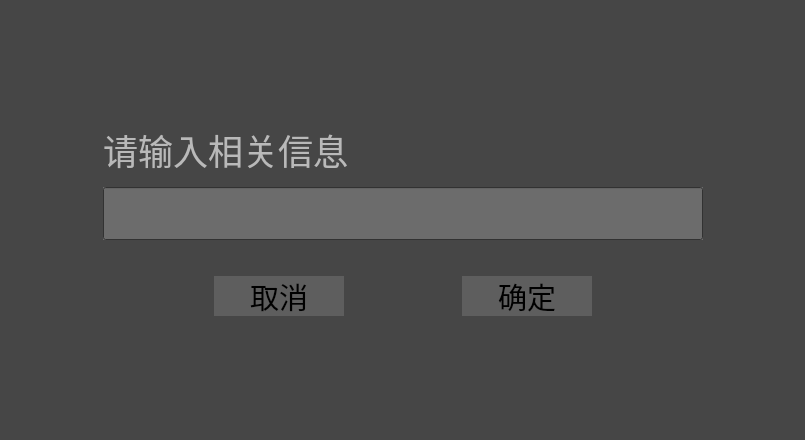
<?xml version="1.0" encoding="UTF-8"?>
<ui version="4.0">
 <class>InputDialog</class>
 <widget class="QDialog" name="InputDialog">
  <property name="geometry">
   <rect>
    <x>0</x>
    <y>0</y>
    <width>805</width>
    <height>440</height>
   </rect>
  </property>
  <property name="palette">
   <palette>
    <active>
     <colorrole role="Base">
      <brush brushstyle="SolidPattern">
       <color alpha="255">
        <red>255</red>
        <green>255</green>
        <blue>255</blue>
       </color>
      </brush>
     </colorrole>
     <colorrole role="Window">
      <brush brushstyle="SolidPattern">
       <color alpha="255">
        <red>70</red>
        <green>70</green>
        <blue>70</blue>
       </color>
      </brush>
     </colorrole>
    </active>
    <inactive>
     <colorrole role="Base">
      <brush brushstyle="SolidPattern">
       <color alpha="255">
        <red>255</red>
        <green>255</green>
        <blue>255</blue>
       </color>
      </brush>
     </colorrole>
     <colorrole role="Window">
      <brush brushstyle="SolidPattern">
       <color alpha="255">
        <red>70</red>
        <green>70</green>
        <blue>70</blue>
       </color>
      </brush>
     </colorrole>
    </inactive>
    <disabled>
     <colorrole role="Base">
      <brush brushstyle="SolidPattern">
       <color alpha="255">
        <red>70</red>
        <green>70</green>
        <blue>70</blue>
       </color>
      </brush>
     </colorrole>
     <colorrole role="Window">
      <brush brushstyle="SolidPattern">
       <color alpha="255">
        <red>70</red>
        <green>70</green>
        <blue>70</blue>
       </color>
      </brush>
     </colorrole>
    </disabled>
   </palette>
  </property>
  <property name="windowTitle">
   <string>InputDialog</string>
  </property>
  <layout class="QHBoxLayout" name="horizontalLayout_2">
   <item>
    <spacer name="horizontalSpacer_4">
     <property name="orientation">
      <enum>Qt::Horizontal</enum>
     </property>
     <property name="sizeHint" stdset="0">
      <size>
       <width>83</width>
       <height>20</height>
      </size>
     </property>
    </spacer>
   </item>
   <item>
    <layout class="QVBoxLayout" name="verticalLayout_2">
     <item>
      <spacer name="verticalSpacer">
       <property name="orientation">
        <enum>Qt::Vertical</enum>
       </property>
       <property name="sizeHint" stdset="0">
        <size>
         <width>20</width>
         <height>40</height>
        </size>
       </property>
      </spacer>
     </item>
     <item>
      <widget class="QLabel" name="Title">
       <property name="palette">
        <palette>
         <active>
          <colorrole role="WindowText">
           <brush brushstyle="SolidPattern">
            <color alpha="255">
             <red>185</red>
             <green>185</green>
             <blue>185</blue>
            </color>
           </brush>
          </colorrole>
          <colorrole role="Text">
           <brush brushstyle="SolidPattern">
            <color alpha="255">
             <red>204</red>
             <green>204</green>
             <blue>204</blue>
            </color>
           </brush>
          </colorrole>
         </active>
         <inactive>
          <colorrole role="WindowText">
           <brush brushstyle="SolidPattern">
            <color alpha="255">
             <red>185</red>
             <green>185</green>
             <blue>185</blue>
            </color>
           </brush>
          </colorrole>
          <colorrole role="Text">
           <brush brushstyle="SolidPattern">
            <color alpha="255">
             <red>204</red>
             <green>204</green>
             <blue>204</blue>
            </color>
           </brush>
          </colorrole>
         </inactive>
         <disabled>
          <colorrole role="WindowText">
           <brush brushstyle="SolidPattern">
            <color alpha="255">
             <red>120</red>
             <green>120</green>
             <blue>120</blue>
            </color>
           </brush>
          </colorrole>
          <colorrole role="Text">
           <brush brushstyle="SolidPattern">
            <color alpha="255">
             <red>120</red>
             <green>120</green>
             <blue>120</blue>
            </color>
           </brush>
          </colorrole>
         </disabled>
        </palette>
       </property>
       <property name="font">
        <font>
         <family>楷体</family>
         <pointsize>26</pointsize>
        </font>
       </property>
       <property name="text">
        <string>请输入相关信息</string>
       </property>
      </widget>
     </item>
     <item>
      <spacer name="verticalSpacer_4">
       <property name="orientation">
        <enum>Qt::Vertical</enum>
       </property>
       <property name="sizeType">
        <enum>QSizePolicy::Fixed</enum>
       </property>
       <property name="sizeHint" stdset="0">
        <size>
         <width>20</width>
         <height>5</height>
        </size>
       </property>
      </spacer>
     </item>
     <item>
      <layout class="QVBoxLayout" name="verticalLayout">
       <item>
        <widget class="QLineEdit" name="ContentLineEdit">
         <property name="minimumSize">
          <size>
           <width>600</width>
           <height>0</height>
          </size>
         </property>
         <property name="maximumSize">
          <size>
           <width>650</width>
           <height>16777215</height>
          </size>
         </property>
         <property name="palette">
          <palette>
           <active>
            <colorrole role="Base">
             <brush brushstyle="SolidPattern">
              <color alpha="255">
               <red>108</red>
               <green>108</green>
               <blue>108</blue>
              </color>
             </brush>
            </colorrole>
           </active>
           <inactive>
            <colorrole role="Base">
             <brush brushstyle="SolidPattern">
              <color alpha="255">
               <red>108</red>
               <green>108</green>
               <blue>108</blue>
              </color>
             </brush>
            </colorrole>
           </inactive>
           <disabled>
            <colorrole role="Base">
             <brush brushstyle="SolidPattern">
              <color alpha="255">
               <red>70</red>
               <green>70</green>
               <blue>70</blue>
              </color>
             </brush>
            </colorrole>
           </disabled>
          </palette>
         </property>
         <property name="font">
          <font>
           <family>楷体</family>
           <pointsize>24</pointsize>
          </font>
         </property>
         <property name="autoFillBackground">
          <bool>true</bool>
         </property>
         <property name="placeholderText">
          <string/>
         </property>
        </widget>
       </item>
       <item>
        <spacer name="verticalSpacer_3">
         <property name="orientation">
          <enum>Qt::Vertical</enum>
         </property>
         <property name="sizeType">
          <enum>QSizePolicy::Fixed</enum>
         </property>
         <property name="sizeHint" stdset="0">
          <size>
           <width>20</width>
           <height>30</height>
          </size>
         </property>
        </spacer>
       </item>
       <item>
        <layout class="QHBoxLayout" name="horizontalLayout">
         <item>
          <spacer name="horizontalSpacer_3">
           <property name="orientation">
            <enum>Qt::Horizontal</enum>
           </property>
           <property name="sizeHint" stdset="0">
            <size>
             <width>40</width>
             <height>20</height>
            </size>
           </property>
          </spacer>
         </item>
         <item>
          <widget class="QToolButton" name="Cancel">
           <property name="minimumSize">
            <size>
             <width>130</width>
             <height>40</height>
            </size>
           </property>
           <property name="maximumSize">
            <size>
             <width>130</width>
             <height>40</height>
            </size>
           </property>
           <property name="palette">
            <palette>
             <active>
              <colorrole role="Button">
               <brush brushstyle="SolidPattern">
                <color alpha="255">
                 <red>94</red>
                 <green>94</green>
                 <blue>94</blue>
                </color>
               </brush>
              </colorrole>
             </active>
             <inactive>
              <colorrole role="Button">
               <brush brushstyle="SolidPattern">
                <color alpha="255">
                 <red>94</red>
                 <green>94</green>
                 <blue>94</blue>
                </color>
               </brush>
              </colorrole>
             </inactive>
             <disabled>
              <colorrole role="Button">
               <brush brushstyle="SolidPattern">
                <color alpha="255">
                 <red>94</red>
                 <green>94</green>
                 <blue>94</blue>
                </color>
               </brush>
              </colorrole>
             </disabled>
            </palette>
           </property>
           <property name="font">
            <font>
             <family>楷体</family>
             <pointsize>22</pointsize>
            </font>
           </property>
           <property name="autoFillBackground">
            <bool>true</bool>
           </property>
           <property name="text">
            <string>取消</string>
           </property>
           <property name="autoRaise">
            <bool>true</bool>
           </property>
          </widget>
         </item>
         <item>
          <spacer name="horizontalSpacer">
           <property name="orientation">
            <enum>Qt::Horizontal</enum>
           </property>
           <property name="sizeHint" stdset="0">
            <size>
             <width>40</width>
             <height>20</height>
            </size>
           </property>
          </spacer>
         </item>
         <item>
          <widget class="QToolButton" name="OK">
           <property name="minimumSize">
            <size>
             <width>130</width>
             <height>40</height>
            </size>
           </property>
           <property name="maximumSize">
            <size>
             <width>130</width>
             <height>40</height>
            </size>
           </property>
           <property name="palette">
            <palette>
             <active>
              <colorrole role="Button">
               <brush brushstyle="SolidPattern">
                <color alpha="255">
                 <red>94</red>
                 <green>94</green>
                 <blue>94</blue>
                </color>
               </brush>
              </colorrole>
             </active>
             <inactive>
              <colorrole role="Button">
               <brush brushstyle="SolidPattern">
                <color alpha="255">
                 <red>94</red>
                 <green>94</green>
                 <blue>94</blue>
                </color>
               </brush>
              </colorrole>
             </inactive>
             <disabled>
              <colorrole role="Button">
               <brush brushstyle="SolidPattern">
                <color alpha="255">
                 <red>94</red>
                 <green>94</green>
                 <blue>94</blue>
                </color>
               </brush>
              </colorrole>
             </disabled>
            </palette>
           </property>
           <property name="font">
            <font>
             <family>楷体</family>
             <pointsize>22</pointsize>
            </font>
           </property>
           <property name="autoFillBackground">
            <bool>true</bool>
           </property>
           <property name="text">
            <string>确定</string>
           </property>
           <property name="autoRaise">
            <bool>true</bool>
           </property>
          </widget>
         </item>
         <item>
          <spacer name="horizontalSpacer_2">
           <property name="orientation">
            <enum>Qt::Horizontal</enum>
           </property>
           <property name="sizeHint" stdset="0">
            <size>
             <width>40</width>
             <height>20</height>
            </size>
           </property>
          </spacer>
         </item>
        </layout>
       </item>
      </layout>
     </item>
     <item>
      <spacer name="verticalSpacer_2">
       <property name="orientation">
        <enum>Qt::Vertical</enum>
       </property>
       <property name="sizeHint" stdset="0">
        <size>
         <width>20</width>
         <height>40</height>
        </size>
       </property>
      </spacer>
     </item>
    </layout>
   </item>
   <item>
    <spacer name="horizontalSpacer_5">
     <property name="orientation">
      <enum>Qt::Horizontal</enum>
     </property>
     <property name="sizeHint" stdset="0">
      <size>
       <width>82</width>
       <height>20</height>
      </size>
     </property>
    </spacer>
   </item>
  </layout>
 </widget>
 <layoutdefault spacing="6" margin="11"/>
 <resources/>
 <connections/>
</ui>
